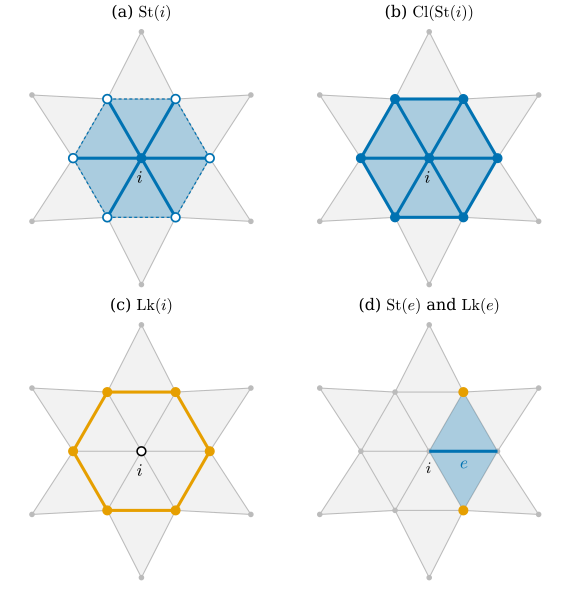

The script that saved this image:
"""Figure 33.2.1: star, simplicial closure and link in a planar complex (Section 33.2).

The complex: a vertex i = 0 at the origin, six vertices 1..6 on the unit circle (angles 60k degrees), six vertices
7..12 on the circle of radius 1.85 (angles 60k + 30 degrees); triangles {0, k, k+1} and {k, k+1, k+6}.
(a) St({0}), (b) Cl(St({0})), (c) Lk({0}), (d) St({e}) and Lk({e}) for the edge e = {0, 1}.
The sets are computed with dgdec.star / closure / link; the script asserts their sizes and that Lk({0}) is the
hexagon and Lk({e}) the two opposite vertices.

Run from the project root:
``PYTHONPATH=tools python3 chapters/33-combinatorial-surfaces/figures/fig-33-2-1-star-closure-link.py``
"""

import dgdec as dd

import dgfig  # noqa: E402

dgfig.setup()

import matplotlib.pyplot as plt  # noqa: E402
import numpy as np  # noqa: E402
from matplotlib.patches import Polygon  # noqa: E402

C = dgfig.COLORS
BLUE, ORANGE, GRAY = C["tangent"], C["accent"], "#BBBBBB"

ang1 = np.deg2rad(60 * np.arange(6))
ang2 = ang1 + np.deg2rad(30)
X = np.vstack([[0.0, 0.0], np.c_[np.cos(ang1), np.sin(ang1)], 1.85 * np.c_[np.cos(ang2), np.sin(ang2)]])
ring = lambda k: 1 + k % 6  # noqa: E731
F = [(0, ring(k), ring(k + 1)) for k in range(6)] + [(ring(k), ring(k + 1), 7 + k) for k in range(6)]
K = dd.generate_complex(F)
assert dd.is_complex(K) and [len(dd.k_simplices(K, k)) for k in range(3)] == [13, 24, 12]

St0 = dd.star(K, 0)
Cl0 = dd.closure(K, St0)
Lk0 = dd.link(K, 0)
e = (0, 1)
Ste = dd.star(K, [e])
Lke = dd.link(K, [e])
assert len(St0) == 1 + 6 + 6 and len(Cl0) == 7 + 12 + 6 and not dd.is_complex(St0) and dd.is_complex(Cl0)
assert Lk0 == {(k,) for k in range(1, 7)} | {tuple(sorted((ring(k), ring(k + 1)))) for k in range(6)}
assert Lk0 == Cl0 - St0                                    # for a vertex: St(Cl(i)) = St(i)
assert Ste == {(0, 1), (0, 1, 2), (0, 1, 6)} and Lke == {(2,), (6,)}


def draw(ax, sets, title):
    """sets: list of (simplex set, color, filled?) drawn on top of the gray complex."""
    for f in F:
        ax.add_patch(Polygon(X[list(f)], closed=True, facecolor="#F2F2F2", edgecolor="none", zorder=0))
    for s in K:
        if len(s) == 2:
            ax.plot(*X[list(s)].T, color=GRAY, lw=0.8, zorder=1)
    ax.plot(*X.T, "o", color=GRAY, ms=3.2, zorder=1)
    for S, col in sets:
        for s in S:
            if len(s) == 3:
                ax.add_patch(Polygon(X[list(s)], closed=True, facecolor=col, alpha=0.30, edgecolor="none", zorder=2))
        for s in S:
            if len(s) == 2:
                ax.plot(*X[list(s)].T, color=col, lw=2.3, zorder=3, solid_capstyle="butt")
        for s in S:
            if len(s) == 1:
                ax.plot(*X[s[0]], "o", color=col, ms=6.5, zorder=4)
    ax.set_title(title, fontsize=12)
    dgfig.schematic_axes(ax, xlim=(-2.0, 2.0), ylim=(-1.95, 1.95))


fig, axs = plt.subplots(2, 2, figsize=(6.0, 6.2))
(a, b), (c, d) = axs
draw(a, [(St0, BLUE)], r"(a) $\mathrm{St}(i)$")
# open ends of the star: the hexagon edges and ring vertices are NOT in St(i)
for k in range(6):
    a.plot(*X[[ring(k), ring(k + 1)]].T, color=BLUE, lw=0.9, ls=(0, (2.5, 2)), zorder=3)
    a.plot(*X[ring(k)], "o", mfc="white", mec=BLUE, mew=1.3, ms=6.5, zorder=4)
draw(b, [(Cl0, BLUE)], r"(b) $\mathrm{Cl}(\mathrm{St}(i))$")
draw(c, [(Lk0, ORANGE)], r"(c) $\mathrm{Lk}(i)$")
c.plot(*X[0], "o", mfc="white", mec="black", mew=1.2, ms=6.5, zorder=5)
draw(d, [(Ste, BLUE), (Lke, ORANGE)], r"(d) $\mathrm{St}(e)$ and $\mathrm{Lk}(e)$")
for ax in (a, b, c):
    ax.text(X[0, 0] - 0.07, X[0, 1] - 0.36, r"$i$", fontsize=13, zorder=6)
d.text(0.45, -0.25, r"$e$", fontsize=13, color=BLUE, zorder=6)
d.text(*(X[0] + np.array([-0.05, -0.32])), r"$i$", fontsize=12, zorder=6)
fig.subplots_adjust(left=0.01, right=0.99, top=0.95, bottom=0.01, wspace=0.04, hspace=0.1)
dgfig.save(fig, __file__)
